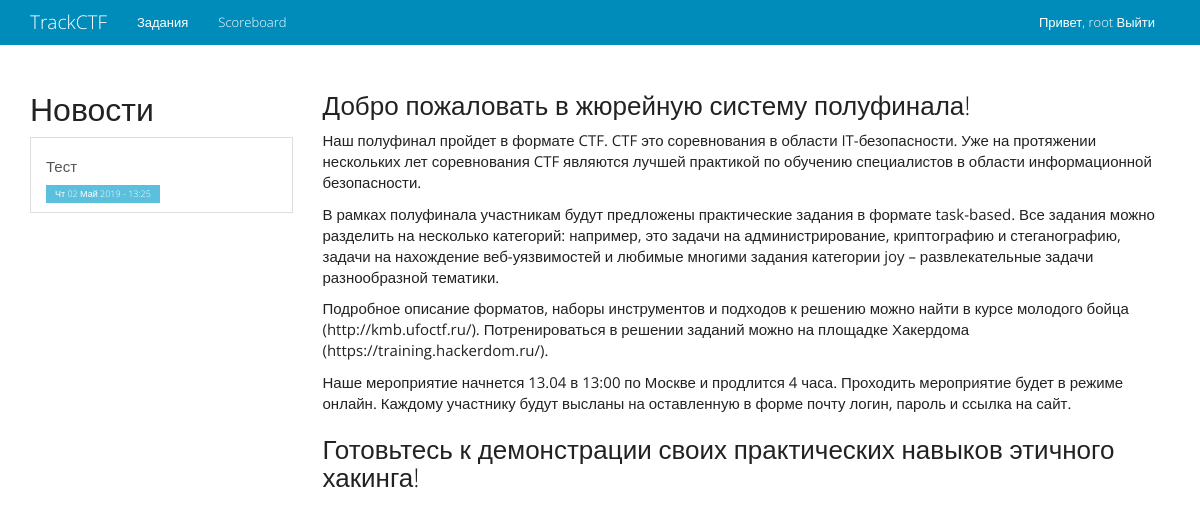
/ (signed in), run on the app's committed database.
### scorry_board/models.py (models this page shows, shortened)
class Team(AbstractBaseUser):
    team_name = models.CharField(
        max_length=255,
        unique=True,
        verbose_name="Название команды"
    )
    is_active = models.BooleanField(default=False)
    is_admin = models.BooleanField(default=False)
    objects = TeamUserManager()
    USERNAME_FIELD = 'team_name'

class News(models.Model):
    title = models.CharField(max_length=50, name="title", verbose_name="Заголовок новости")
    text = models.TextField(name="text", verbose_name="Текст новости")
    create_date = models.DateTimeField(auto_now_add=True)
    def __str__(self):
        return self.title
    class Meta:
        ordering = ('create_date',)
        verbose_name_plural = "News"

### scorry_board/views.py (the view)
# urls.py: urlpatterns = [url(r'^$', views.index, name="scorry_index"),
def index(request):
    if request.method == "GET":
        return TemplateResponse(request, "index.html")
    else:
        return HttpResponseNotFound

### scorry_board/templatetags/scorry_tags.py (called while the page is built)
@register.inclusion_tag("includes/news.html")
def news_block():
    try:
        news = News.objects.all().order_by('create_date').reverse()
    except News.DoesNotExist:
        news = []
    return {"news_list": news}

### templates/index.html (shortened to what this page needs)
{% extends "main.html" %}
{% block main_content %}
<h3>Добро пожаловать в жюрейную систему полуфинала!</h3>
<p>Наш полуфинал пройдет в формате CTF. CTF это соревнования в области IT-безопасности. Уже на протяжении нескольких лет соревнования CTF являются лучшей практикой по обучению специалистов в области информационной безопасности.</p>
<p>В рамках полуфинала участникам будут предложены практические задания в формате task-based. Все задания можно разделить на несколько категорий: например, это задачи на администрирование, криптографию и стеганографию, задачи на нахождение веб-уязвимостей и любимые многими задания категории joy – развлекательные задачи разнообразной тематики. </p>
<p>Подробное описание форматов, наборы инструментов и подходов к решению можно найти в курсе молодого бойца (http://kmb.ufoctf.ru/). Потренироваться в решении заданий можно на площадке Хакердома (https://training.hackerdom.ru/).</p>
<p>Наше мероприятие начнется 13.04 в 13:00 по Москве и продлится 4 часа. Проходить мероприятие будет в режиме онлайн. Каждому участнику будут высланы на оставленную в форме почту логин, пароль и ссылка на сайт.</p>
<h3>Готовьтесь к демонстрации своих практических навыков этичного хакинга!</h3>
{% endblock %}

### templates/main.html (shortened to what this page needs)
{% load static %}
{% load scorry_tags %}
<!DOCTYPE html>
<html>
<head>
    <link rel="stylesheet" href="{% static "css/bootstrap.min.css" %}">
    <link rel="stylesheet" href="{%  static "css/toaster.min.css"%}">
    <link rel="stylesheet" href="{%  static "css/main.css"%}">
</head>
<body>
    <div class="navbar navbar-inverse navbar-fixed-top" role="navigation">
      <div class="container">
        <div class="navbar-header">
          <a class="navbar-brand" href="/">TrackCTF</a>
        </div>
        <div class="navbar-collapse collapse">
          <ul class="nav navbar-nav">
              <li>
                  <a href="{% url 'scorry_tasks' %}" class="navbar-link">Задания</a>
              </li>
              <li>
                  <a href="{% url 'scoreboard' %}" class="navbar-link">Scoreboard</a>
              </li>
          </ul>
            {% if not user.is_authenticated %}
          <form class="navbar-form navbar-right" role="form" action="{% url 'scorry_login' %}" method="POST">
            {% csrf_token %}
            <div class="form-group">
              <input type="text" placeholder="Название команды" class="form-control" name="username">
            </div>
            <div class="form-group">
              <input type="password" placeholder="Пароль" class="form-control" name="password">
            </div>
            <button type="submit" class="btn btn-success">Войти</button>
          </form>
            {% else %}
                <p class="navbar-text pull-right">
                    Привет, {{ user.team_name }} <a class="navbar-link" href="{% url 'scorry_logout' %}">Выйти</a>
                </p>
            {% endif %}
        </div>
      </div>
    </div>
    <div class="container" id="main_container">
        <div class="row">
            <div class="col-md-3">
                {% news_block %}
            </div>
            <div class="col-md-9" id="main_content">
                {% block main_content %}{% endblock %}
            </div>
        </div>
    </div>
</body>
</html>

### templates/includes/news.html
<h2>Новости</h2>
<div class="list-group">
{% for article in news_list%}
            <a class="list-group-item" href="{% url 'scorry_news' article.pk %}">
                <h5>{{ article }}</h5>
                <span class="label label-info">
                    {{ article.create_date | date:"D d M Y - H:i" }}
                </span>
            </a>
{% endfor %}
</div>

### scorry_board/static/css/main.css (style rules this page uses)
#main_container { margin-top: 70px; }

### data on the page
Team: team_name "root"
News: title "Тест", create_date "Чт 02 Май 2019 - 13:25"
